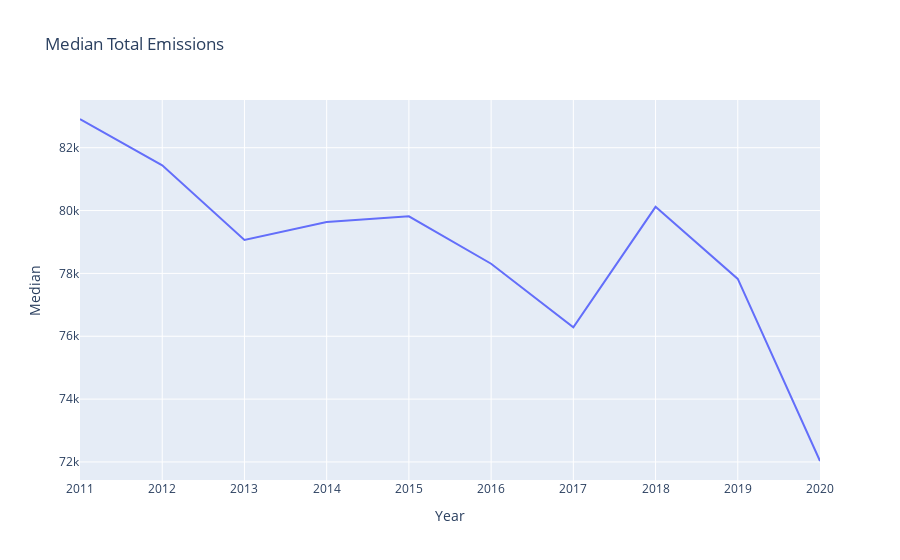

Notebook code for this chart:
### Code cell
# Test median line chart
fig = px.line(summary_df, y="median", title="Median Total Emissions", labels={"median": "Median", "index":"Year"})
fig.show()

### Figure 1 — Plotly figure (JSON) as saved in the notebook; plotly's stock layout.template omitted (floating-point values rounded to 4 significant figures)
{"data": [{"hovertemplate": "Year=%{x}<br>Median=%{y}<extra></extra>", "legendgroup": "", "line": {"color": "#636efa", "dash": "solid"}, "marker": {"symbol": "circle"}, "mode": "lines", "name": "", "orientation": "v", "showlegend": false, "type": "scatter", "x": ["2011", "2012", "2013", "2014", "2015", "2016", "2017", "2018", "2019", "2020"], "xaxis": "x", "y": [82910.0, 81440.0, 79070.0, 79640.0, 79820.0, 78310.0, 76290.0, 80120.0, 77820.0, 72030.0], "yaxis": "y"}], "layout": {"legend": {"tracegroupgap": 0}, "title": {"text": "Median Total Emissions"}, "xaxis": {"anchor": "y", "domain": [0, 1], "title": {"text": "Year"}}, "yaxis": {"anchor": "x", "domain": [0, 1], "title": {"text": "Median"}}}}
